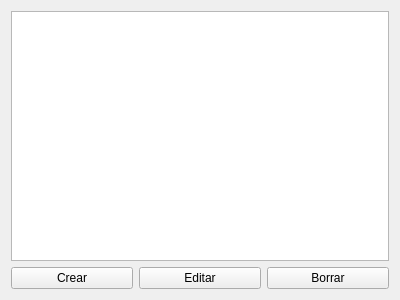
<?xml version="1.0" encoding="UTF-8"?>
<ui version="4.0">
 <class>admicompany</class>
 <widget class="QWidget" name="admicompany">
  <property name="geometry">
   <rect>
    <x>0</x>
    <y>0</y>
    <width>400</width>
    <height>300</height>
   </rect>
  </property>
  <property name="windowTitle">
   <string>Gestión de Usuarios - Empresa</string>
  </property>
  <layout class="QVBoxLayout" name="verticalLayout">
   <item>
    <widget class="QListWidget" name="listWidget"/>
   </item>
   <item>
    <layout class="QHBoxLayout" name="horizontalLayout">
     <item>
      <widget class="QPushButton" name="btnCrear">
       <property name="text">
        <string>Crear</string>
       </property>
      </widget>
     </item>
     <item>
      <widget class="QPushButton" name="btnEditar">
       <property name="text">
        <string>Editar</string>
       </property>
      </widget>
     </item>
     <item>
      <widget class="QPushButton" name="btnBorrar">
       <property name="text">
        <string>Borrar</string>
       </property>
      </widget>
     </item>
    </layout>
   </item>
  </layout>
 </widget>
 <resources/>
 <connections/>
</ui>
